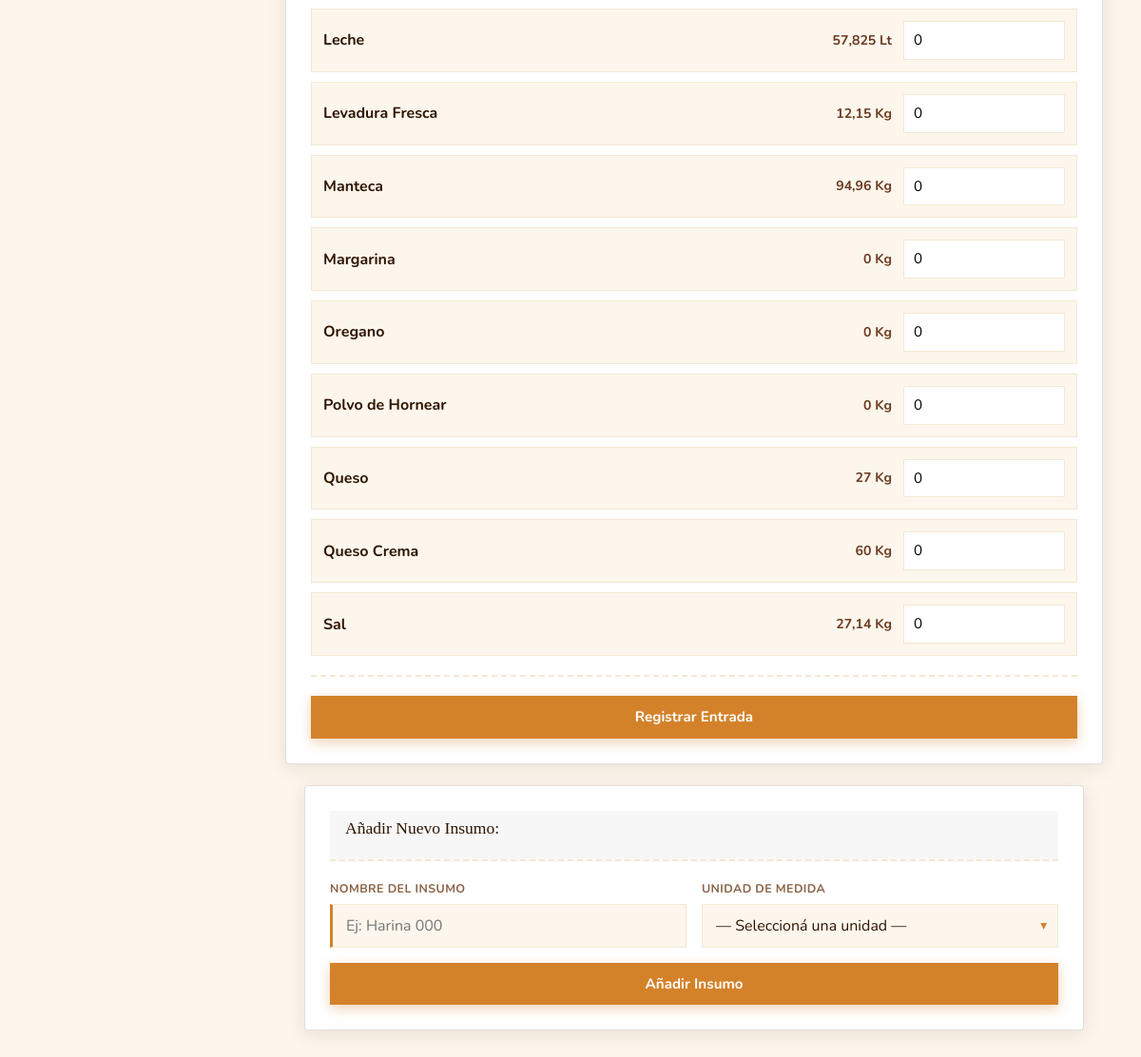
Page /insumos.php (signed in, lower part) on the earlier database version.
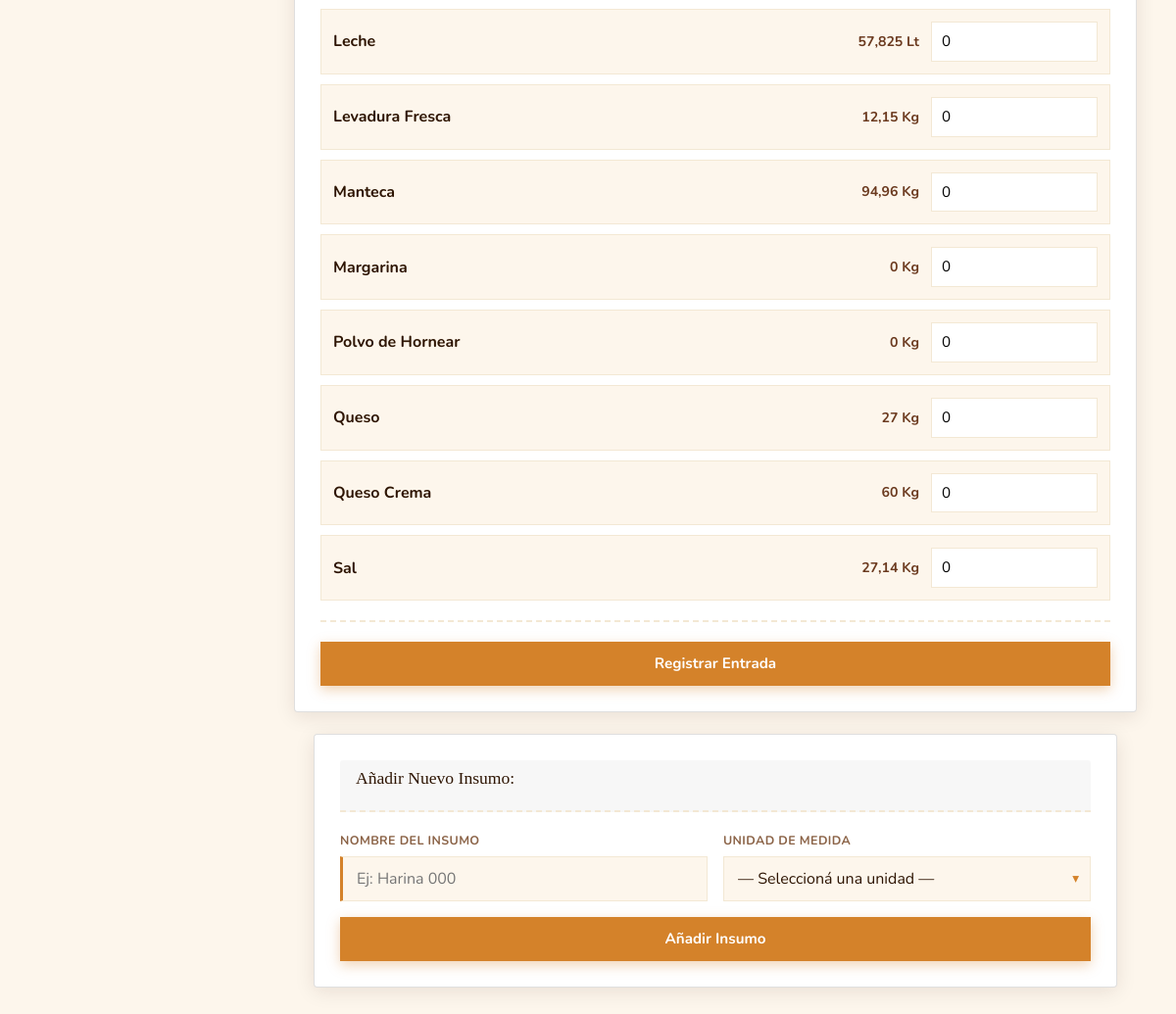
Same page on the later database version.
### tables this page shows
CREATE TABLE `insumos` (
  `idinsumos` int(11) NOT NULL AUTO_INCREMENT,
  `idunidad_de_medida` int(11) NOT NULL,
  `nombre` varchar(45) NOT NULL,
  PRIMARY KEY (`idinsumos`),
  KEY `fk_insumo_unidad_idx` (`idunidad_de_medida`),
  CONSTRAINT `fk_insumo_unidad` FOREIGN KEY (`idunidad_de_medida`) REFERENCES `unidad_de_medida` (`idunidad_de_medida`)
);

CREATE TABLE `unidad_de_medida` (
  `idunidad_de_medida` int(11) NOT NULL AUTO_INCREMENT,
  `nombre` varchar(45) NOT NULL,
  `abreviatura` varchar(10) NOT NULL,
  PRIMARY KEY (`idunidad_de_medida`)
);

### PHP/utilidades.php (called while the page is built)
<?php
if (!function_exists('formatear_cantidad')) {
    function formatear_cantidad($numero) {
        $texto = number_format((float) $numero, 3, ',', '');
        return rtrim(rtrim($texto, '0'), ',') ?: '0';
    }
}

### insumos.php (the view, shortened to what this page needs)
<?php
require_once 'conexion.php';
require_once 'PHP/utilidades.php';
$lista_insumos = mysqli_query($conexion, "
    SELECT i.idinsumos,
           i.nombre,
           u.abreviatura,
           COALESCE(s.cantidad, 0) AS stock_actual,
           COALESCE(s.stock_minimo, 10) AS stock_minimo
    FROM insumos i
    INNER JOIN unidad_de_medida u ON u.idunidad_de_medida = i.idunidad_de_medida
    LEFT JOIN stock_insumos s ON s.id_insumo = i.idinsumos
    ORDER BY i.nombre
");
?>
<!DOCTYPE html>
<html lang="es">
<head>
  <link rel="stylesheet" href="Framework/bootstrap-5.1.3/css/bootstrap.min.css"/>
  <link rel="stylesheet" href="Libreria/DataTables/datatables.min.css"/>
  <link rel="stylesheet" href="CSS/styles.css"/>
</head>
<body>
  <main class="main-content">
    <section class="card" aria-label="Registrar entrada de insumos">
      <form id="form-compra" method="POST" autocomplete="off">
        <?php while ($insumo = mysqli_fetch_assoc($lista_insumos)): ?>
          <?php
          $stock = (float) $insumo['stock_actual'];
          $clase_fila = 'fila-salida';
          ?>
          <div class="<?= $clase_fila ?>">
            <span class="nombre-producto"><?= htmlspecialchars($insumo['nombre'], ENT_QUOTES, 'UTF-8') ?></span>
            <span class="stock-disponible">
              <?= formatear_cantidad($stock) ?> <?= htmlspecialchars($insumo['abreviatura'], ENT_QUOTES, 'UTF-8') ?>
            </span>
            <input type="number" name="cantidad[]" step="0.001" min="0" value="0"
                   class="input-cantidad"
                   aria-label="Cantidad a ingresar de <?= htmlspecialchars($insumo['nombre'], ENT_QUOTES, 'UTF-8') ?>">
          </div>
        <?php endwhile; ?>
        <div class="opciones-salida">
          <div class="form-full">
            <button type="submit" class="btn-primary">Registrar Entrada</button>
          </div>
        </div>
      </form>
    </section>
    <section class="card form-card" aria-label="Añadir nuevo insumo">
      <header class="card-header"><h2>Añadir Nuevo Insumo:</h2></header>
      <form id="form-insumo" method="POST">
        <div class="form-grid">
          <div class="form-group">
            <label for="nombre_insumo">Nombre del Insumo</label>
            <input type="text" id="nombre_insumo" name="nombre_insumo" placeholder="Ej: Harina 000" required/>
          </div>
          <div class="form-group">
            <label for="idunidad">Unidad de Medida</label>
            <div class="select-wrapper">
              <select id="idunidad" name="idunidad" required>
                <option value="">— Seleccioná una unidad —</option>
              </select>
            </div>
          </div>
          <div class="form-full">
            <button type="submit" class="btn-primary">Añadir Insumo</button>
          </div>
        </div>
      </form>
    </section>
  </main>
</body>
</html>

### CSS/styles.css (style rules this page uses)
*, *::before, *::after { box-sizing: border-box; margin: 0; padding: 0; }
:root { --cream: #fdf6ec; --cream-dark: #f3e8d4; --brown-dark: #2e1503; --brown-mid: #6b3a1f; --amber: #d4822a; --gold-light: #f5c96a; --red-accent: #c84b2f; --green: #5a8a3c; --text-main: #2e1503; --text-muted: #8b6347; --sidebar-w: 260px; --shadow: 0 4px 20px rgba(46, 21, 3, 0.1); }
html { scroll-behavior: smooth; }
body { min-height: 100vh; background: var(--cream); color: var(--text-main); font-family: 'Nunito', sans-serif; }
button, input, select, textarea { font: inherit; }
.main-content { flex: 1; margin-left: var(--sidebar-w); padding: 36px 40px; }
.card { margin-bottom: 22px; padding: 26px; overflow-x: auto; background: #fff; box-shadow: var(--shadow); }
.card-header { display: flex; align-items: center; justify-content: space-between; margin-bottom: 20px; padding-bottom: 14px; border-bottom: 2px dashed var(--cream-dark); }
.card-header h2 { color: var(--brown-dark); font-family: 'Playfair Display', serif; font-size: 1.1rem; }
.form-group { display: flex; flex-direction: column; gap: 6px; }
.form-group label { color: var(--text-muted); font-size: 0.78rem; font-weight: 700; letter-spacing: 0.4px; text-transform: uppercase; }
.form-group input, .form-group select, .form-group textarea, .select-wrapper select { width: 100%; padding: 10px 14px; color: var(--text-main); background: var(--cream); border: 1.5px solid var(--cream-dark); outline: none; transition: border-color 0.2s ease, background 0.2s ease; }
.form-group input:required { border-left: 3px solid var(--amber); }
.select-wrapper { position: relative; }
.select-wrapper::after { position: absolute; top: 50%; right: 12px; color: var(--amber); font-size: 0.85rem; pointer-events: none; content: '▾'; transform: translateY(-50%); }
.select-wrapper select { padding-right: 30px; appearance: none; }
.form-grid { display: grid; grid-template-columns: repeat(2, minmax(0, 1fr)); gap: 16px; }
.form-full { grid-column: 1 / -1; }
.form-full .btn-primary, .form-card .btn-primary { width: 100%; }
.form-card { max-width: 820px; margin-right: auto; margin-left: auto; }
.form-card form { display: flex; flex-direction: column; gap: 14px; }
.btn-primary, .btn-filtrar, .btn-limpiar, .btn-pdf { display: inline-flex; align-items: center; justify-content: center; min-height: 44px; padding: 11px 18px; color: #fff; font-family: 'Nunito', sans-serif; font-size: 0.95rem; font-weight: 700; text-decoration: none; background: var(--amber); border: none; box-shadow: 0 4px 12px rgba(212, 130, 42, 0.35); cursor: pointer; transition: transform 0.2s ease, background 0.2s ease, box-shadow 0.2s ease; }
.input-cantidad { width: 120px; padding: 8px 10px; font-size: 0.95rem; background: #fff; border: 1.5px solid var(--cream-dark); outline: none; }
.encabezado-salida, .fila-salida { display: grid; grid-template-columns: minmax(160px, 1fr) 130px 170px; gap: 12px; align-items: center; }
.fila-salida { margin-bottom: 10px; padding: 12px; background: var(--cream); border: 1px solid var(--cream-dark); }
.fila-salida .nombre-producto { color: var(--brown-dark); font-weight: 700; }
.stock-disponible { color: var(--brown-mid); font-size: 0.88rem; font-weight: 700; text-align: right; white-space: nowrap; }
.fila-salida .input-cantidad { width: 100%; }
.opciones-salida { display: grid; grid-template-columns: repeat(2, minmax(0, 1fr)); gap: 16px; margin-top: 20px; padding-top: 20px; border-top: 2px dashed var(--cream-dark); }

Differences in the rows shown:
removed insumos: nombre "Oregano", stock "0", idunidad_de_medida.abreviatura "Kg"
